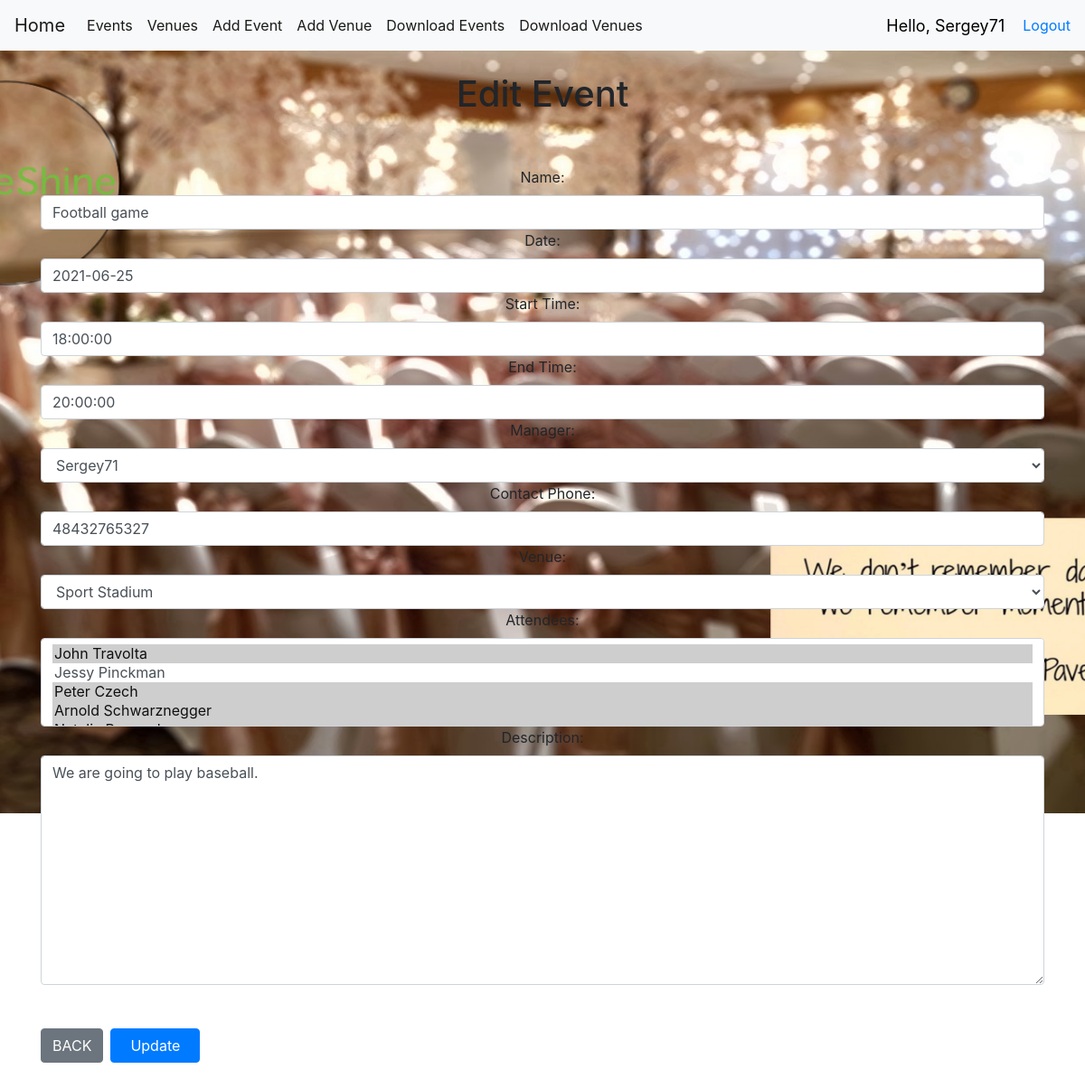
Page /edit_event/8 (signed in) on the committed database.
### events/models.py (models this page shows, shortened)
class Event(models.Model):
    name = models.CharField('Event Name', max_length=100)
    event_date = models.DateField('Event Date', default=timezone.now)
    start_time = models.TimeField()
    end_time = models.TimeField()
    manager = models.ForeignKey(User, blank=True, null=True, on_delete=models.SET_NULL)
    man_phone = models.CharField('Manager Phone', max_length=15)
    eve_description = models.TextField('Description', blank=True)
    venue = models.ForeignKey(Venue, blank=True, null=True, on_delete=models.CASCADE)
    attendees = models.ManyToManyField(EventUser, blank=True)

class Venue(models.Model):
    name = models.CharField('Venue Name', max_length=255)
    address = models.CharField('Address', max_length=255)
    post_code = models.CharField('Post Code', max_length=10)
    phone = models.CharField('Contact Phone', max_length=15, blank=True)
    web = models.URLField('Website Address', blank=True)
    email = models.EmailField('Email', blank=True)
    ven_description = models.TextField(blank=True)
    booking_rates = models.FloatField(verbose_name='Ranking (up to 9.0)', default=1.0, blank=True)
    from_hour = models.TimeField(blank=True)
    to_hour = models.TimeField(blank=True)
    flour_size = models.FloatField(verbose_name='Square (mxm)', default=1.0, blank=True)
    def __str__(self):
        return self.name

### events/views.py (the view)
# urls.py: path('edit_event/<event_id>', views.edit_event, name="edit-event"),
@login_required(login_url='login')
def edit_event(request, event_id):
    event = Event.objects.get(pk=event_id)
    form = EventForm(request.POST or None, instance=event)
    if form.is_valid():
        form.save()
        return redirect('show-event', event_id)
    return render(request, 'events/edit_event.html', {'event': event,'form': form})

### events/models.py (called while the page is built)
    def __str__(self):
        return self.f_name + ' ' + self.l_name

### templates/events/edit_event.html (shortened to what this page needs)
{% extends 'events/base.html' %}
{% block content %}
<div style="text-align: center;">
<h1>
    Edit Event
</h1>
<br/><br/>
    <form action="" method=POST>
        {{ form.as_table }}
        <br/><br/>
        <div class="btn-toolbar" role="toolbar" aria-label="Toolbar with button groups">
          <div class="btn-group mr-2" role="group" aria-label="First group">
         <a href="{%  url 'list-events' %}" class="btn btn-secondary">BACK</a>
          </div>
          <div class="btn-group mr-2" role="group" aria-label="Second group">
           <input type="submit" value="  Update  " class="btn btn-primary" >
          </div>
        </div>
    </form>
</div>
{% endblock %}

### templates/events/navbar.html (shortened to what this page needs)
<nav class="navbar navbar-expand-lg navbar-light bg-light">
  <a class="navbar-brand" href="{% url 'home' %}">Home</a>
  <div class="collapse navbar-collapse" id="navbarSupportedContent">
    <ul class="navbar-nav mr-auto">
        <li class="nav-item active">
        <a class="nav-link" href="{% url 'list-events' %}">Events</a>
        </li>
        <li class="nav-item active">
        <a class="nav-link" href="{% url 'list-venues' %}">Venues</a>
        </li>
        <li class="nav-item active">
        <a class="nav-link" href="{% url 'add-event' %}">Add Event</a>
        </li>
        <li class="nav-item active">
        <a class="nav-link" href="{% url 'add-venue' %}">Add Venue</a>
        </li>
        <li class="nav-item active">
        <a class="nav-link" href="{% url 'text-events' %}">Download Events</a>
        </li>
        <li class="nav-item active">
        <a class="nav-link" href="{% url 'text-venue' %}">Download Venues</a>
        </li>
    </ul>
  </div>
    <span id="hello-msg">Hello, {{ request.user }}</span>
    <span><a href="{% url 'logout' %}">Logout</a></span>
</nav>

### static/css/VenueShine.css (style rules this page uses)
#bg { background-repeat: no-repeat; background-size: 1800px 900px; background-position: top; background-attachment: fixed; }

### templates/events/navbar.html (style rules this page uses)
#hello-msg { font-size:18px; color:black; margin-right: 20px; }

### rows in the picture
Event: name "Football game", event_date "2021-06-25", start_time "18:00:00", end_time "20:00:00", manager "Sergey71", man_phone "48432765327", venue "Sport Stadium", eve_description "We are going to play baseball."

### other values in the picture
{{ request.user }} "Sergey71"
